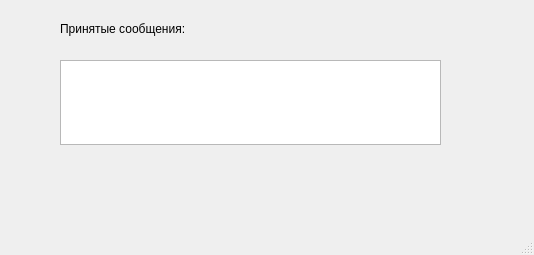
<?xml version="1.0" encoding="UTF-8"?>
<ui version="4.0">
 <class>MainWindow</class>
 <widget class="QMainWindow" name="MainWindow">
  <property name="geometry">
   <rect>
    <x>0</x>
    <y>0</y>
    <width>534</width>
    <height>255</height>
   </rect>
  </property>
  <property name="windowTitle">
   <string>MainWindow</string>
  </property>
  <widget class="QWidget" name="centralwidget">
   <widget class="QTextEdit" name="messageDisplay">
    <property name="geometry">
     <rect>
      <x>60</x>
      <y>60</y>
      <width>381</width>
      <height>85</height>
     </rect>
    </property>
   </widget>
   <widget class="QLabel" name="label">
    <property name="geometry">
     <rect>
      <x>60</x>
      <y>20</y>
      <width>351</width>
      <height>18</height>
     </rect>
    </property>
    <property name="text">
     <string>Принятые сообщения:</string>
    </property>
   </widget>
  </widget>
  <widget class="QMenuBar" name="menubar">
   <property name="geometry">
    <rect>
     <x>0</x>
     <y>0</y>
     <width>534</width>
     <height>30</height>
    </rect>
   </property>
  </widget>
  <widget class="QStatusBar" name="statusbar"/>
 </widget>
 <resources/>
 <connections/>
</ui>
